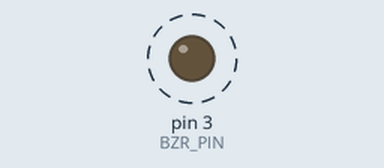
Bench run of a sketch on a simulated Arduino Uno, built with avr-gcc and run on an emulated ATmega328P. On the bench: output pins drawn as LEDs (lit = HIGH). Dashed ring = blinking. What the sketch prints to the serial monitor is not drawn.

Above: at 0.5 s.
Timing chart, 0 to 4.6 s (numbered marks = the images above):
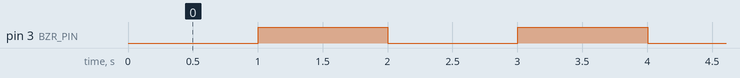

Measured:
- by itself, pin 3 (BZR_PIN): alternates HIGH for 1.0 s and LOW for 1.0 s

The sketch:

grove-buzzer.ino
```cpp
// (licence header left out)
#include <Arduino.h>

#define SERIAL_SPEED 9600
#define BZR_PIN 3

bool timerExpired(unsigned long timeDelta = 1000)
{
  static unsigned long tsStart = millis(); // this value will persist,, see notes in README

  unsigned long tsNow = millis();
  unsigned long tsEnd = tsStart + timeDelta;

  if (tsNow <= tsEnd)
  { // not expired
    return false;
  }
  else
  { // expired
    tsStart = tsNow;
    tsEnd = tsStart + timeDelta;
    return true;
  }
};

void setup() {
  Serial.begin(SERIAL_SPEED);

  while (!Serial)
      delay(1000);  // wait for the serial port to connect, this will wait forever

  Serial.println();
  Serial.println(F("Starting buzzer.."));

  pinMode(BZR_PIN, OUTPUT);
  digitalWrite(BZR_PIN, LOW);
}

void loop() {
  if (timerExpired())
  {
    digitalWrite(BZR_PIN, !digitalRead(BZR_PIN));
    Serial.print(F("."));
  };
}
```
